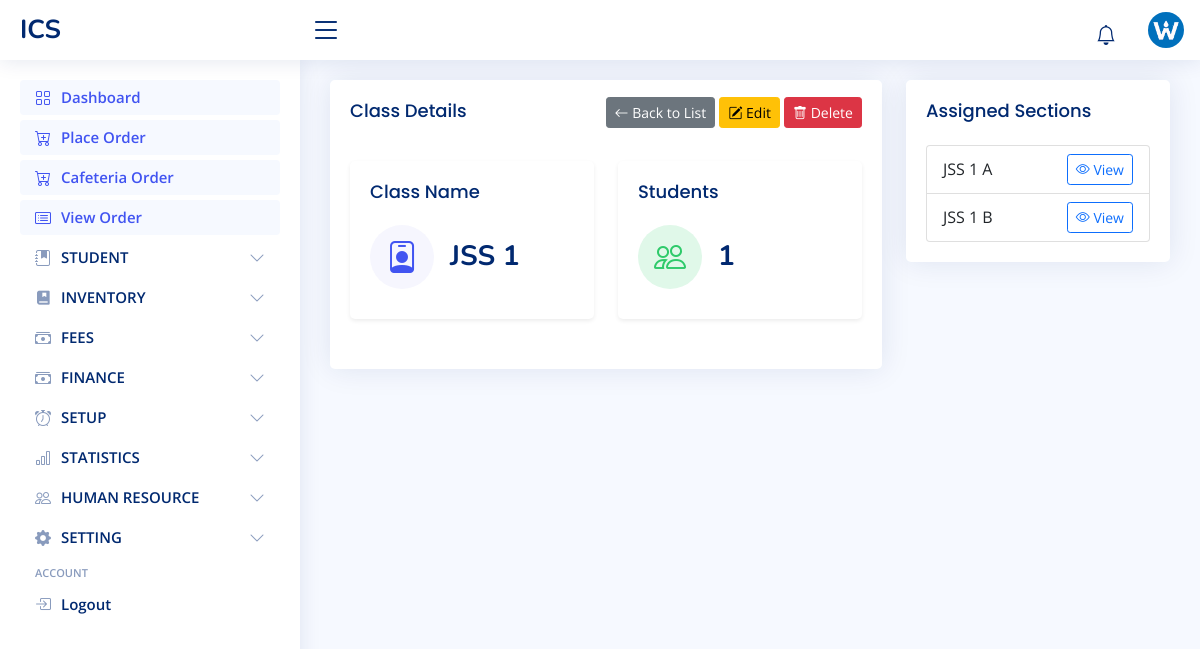
The page /class/2/ (signed in) on the database its author committed.
### admin_site/models.py (models this page shows, shortened)
class SchoolInfoModel(models.Model):
    name = models.CharField(max_length=250)
    short_name = models.CharField(max_length=50)
    logo = models.FileField(upload_to='images/logo', blank=True, null=True)
    mobile = models.CharField(max_length=20)
    email = models.EmailField()
    address = models.CharField(max_length=255)
    def __str__(self):
        return self.short_name.upper()

class ClassesModel(models.Model):
    name = models.CharField(max_length=100, unique=True)
    section = models.ManyToManyField(ClassSectionModel, blank=True)
    created_at = models.DateTimeField(auto_now_add=True, blank=True, null=True)
    updated_at = models.DateTimeField(auto_now=True, blank=True, null=True)
    class Meta:
        constraints = [models.UniqueConstraint(fields=['name'], name='unique_name_class_type_combo')]
    def number_of_students(self):
        StudentModel = apps.get_model('student', 'StudentModel')
        return StudentModel.objects.filter(student_class=self).count()

class ClassSectionModel(models.Model):
    name = models.CharField(max_length=100, unique=True)
    created_at = models.DateTimeField(auto_now_add=True, blank=True, null=True)
    updated_at = models.DateTimeField(auto_now=True, blank=True, null=True)
    class Meta:
        constraints = [models.UniqueConstraint(fields=['name'], name='unique_class_name_type_combo')]
    def __str__(self):
        return self.name.upper()

### admin_site/views.py (the view)
# urls.py: path('class/<int:pk>/', ClassDetailView.as_view(), name='class_detail'),
class ClassDetailView(LoginRequiredMixin, PermissionRequiredMixin, DetailView):
    model = ClassesModel
    permission_required = 'admin_site.view_classesmodel'
    template_name = 'admin_site/class/detail.html'
    context_object_name = "class"
    def get_context_data(self, **kwargs):
        context = super().get_context_data(**kwargs)
        context['form'] = ClassForm()
        context['class_section_list'] = ClassSectionModel.objects.all()
        return context

### admin_site/context_processor.py (called while the page is built)
def school_info(request):
    info = SchoolInfoModel.objects.first()
    return {
        'school_info': info,
    }

### admin_site/templates/admin_site/class/detail.html (shortened to what this page needs)
{% extends 'admin_site/layout.html' %}
{% block 'main' %}
<div class="row">
    <div class="col-xl-8">
        <div class="card">
            <div class="card-body">
                <div class="d-flex justify-content-between align-items-center">
                    <h5 class="card-title">Class Details</h5>
                    <div>
                        <a href="{% url 'class_index' %}" class="btn btn-secondary btn-sm" title="Back to List">
                            <i class="bi bi-arrow-left"></i> Back to List
                        </a>
                        <button type="button" title="Edit Class" class="btn btn-warning btn-sm" data-bs-toggle="modal" data-bs-target="#editClassModal">
                            <i class="bi bi-pencil-square"></i> Edit
                        </button>
                        <a type="button" title="Delete Class" href="{% url 'class_delete' class.id %}" class="btn btn-danger btn-sm">
                            <i class="bi bi-trash"></i> Delete
                        </a>
                    </div>
                </div>
                <div class="row mt-3">
                    <div class="col-md-6">
                        <div class="card info-card sales-card shadow-sm">
                            <div class="card-body">
                                <h5 class="card-title">Class Name</span></h5>
                                <div class="d-flex align-items-center">
                                    <div class="card-icon rounded-circle d-flex align-items-center justify-content-center">
                                        <i class="bi bi-person-badge"></i>
                                    </div>
                                    <div class="ps-3">
                                        <h6>{{ class.name|upper }}</h6>
                                    </div>
                                </div>
                            </div>
                        </div>
                    </div>
                    <div class="col-md-6">
                        <div class="card info-card revenue-card shadow-sm">
                            <div class="card-body">
                                <h5 class="card-title">Students</span></h5>
                                <div class="d-flex align-items-center">
                                    <div class="card-icon rounded-circle d-flex align-items-center justify-content-center">
                                        <i class="bi bi-people"></i>
                                    </div>
                                    <div class="ps-3">
                                        <h6>{{ class.number_of_students }}</h6>
                                    </div>
                                </div>
                            </div>
                        </div>
                    </div>
                </div>
            </div>
        </div>
    </div>
    <div class="col-xl-4">
        <div class="card">
            <div class="card-body">
                <h5 class="card-title">Assigned Sections</h5>
                {% if class.section.all %}
                    <ul class="list-group">
                        {% for section in class.section.all %}
                            <li class="list-group-item d-flex justify-content-between align-items-center">
                                {{ class.name|upper }} {{ section.name|upper }}
                                <a title="View Section Roster" href="{% url 'class_section_info_detail' class.id section.id %}" class="btn btn-outline-primary btn-sm">
                                    <i class="bi bi-eye"></i> View
                                </a>
                            </li>
                        {% endfor %}
                    </ul>
                {% else %}
                    <div class="alert alert-warning text-center">
                        No sections have been assigned to this class.
                    </div>
                {% endif %}
            </div>
        </div>
    </div>
</div>
{% endblock %}

### admin_site/templates/admin_site/layout.html (shortened to what this page needs)
<!DOCTYPE html>
{% load static %}
<html lang="en">
<head>
    <link href="{% static 'admin_site/vendor/bootstrap/css/bootstrap.min.css' %}" rel="stylesheet">
    <link href="{% static 'admin_site/vendor/bootstrap-icons/bootstrap-icons.css' %}" rel="stylesheet">
    <link href="{% static 'admin_site/vendor/boxicons/css/boxicons.min.css' %}" rel="stylesheet">
    <link href="{% static 'admin_site/vendor/quill/quill.snow.css' %}" rel="stylesheet">
    <link href="{% static 'admin_site/vendor/quill/quill.bubble.css' %}" rel="stylesheet">
    <link href="{% static 'admin_site/vendor/remixicon/remixicon.css' %}" rel="stylesheet">
    <link href="{% static 'admin_site/vendor/simple-datatables/style.css' %}" rel="stylesheet">
    <link href="{% static 'admin_site/styles/style.css' %}" rel="stylesheet">
</head>
<body>
<header class="header non-printable fixed-top d-flex align-items-center" id="header">
    <div class="d-flex align-items-center justify-content-between">
        <a class="logo d-flex align-items-center" href="% url 'admin_dashboard' %}">
            <span class="d-none d-lg-block">{{ school_info|upper }}</span>
        </a>
        <i class="bi bi-list toggle-sidebar-btn"></i>
    </div>
    <nav class="header-nav ms-auto">
        <ul class="d-flex align-items-center">
            <li class="nav-item dropdown">
          <a class="nav-link nav-icon" href="#" data-bs-toggle="dropdown">
            <i class="bi bi-bell"></i>
          </a>
        </li>
            <li class="nav-item dropdown pe-3">
                <a class="nav-link nav-profile d-flex align-items-center pe-0" data-bs-toggle="dropdown" href="#">
                    {% if user.is_superuser %}
                    <img alt="Profile" class="rounded-circle" src="{{ school_info.logo.url }}">
                    {% else %}
                    {% if user.profile.staff.image %}
                    <img alt="Profile" class="rounded-circle" src="{{user.profile.staff.image.url}}">
                    {% else %}
                    <img alt="Profile" class="rounded-circle" src="{% static 'admin_site/images/default_image.jpg' %}">
                    {% endif %}
                    {% endif %}
                </a>
            </li>
        </ul>
    </nav>
</header>
<aside class="sidebar non-printable" id="sidebar" style="">
    <ul class="sidebar-nav" id="sidebar-nav">
        <li class="nav-item">
            <a class="nav-link" href="{% url 'admin_dashboard' %}">
                <i class="bi bi-grid"></i>
                <span>Dashboard</span>
            </a>
        </li>
        {% if 'inventory.add_salemodel' in perms  %}
        <li class="nav-item">
            <a class="nav-link" href="{% url 'place_order' %}">
                <i class="bi bi-cart-plus"></i>
                <span>Place Order</span>
            </a>
        </li>
        {% endif %}
        {% if 'inventory.add_salemodel' in perms  %}
        <li class="nav-item">
            <a class="nav-link" href="{% url 'cafeteria_collection_live' %}">
                <i class="bi bi-cart-plus"></i>
                <span>Cafeteria Order</span>
            </a>
        </li>
        {% endif %}
        {% if 'inventory.view_salemodel' in perms  %}
        <li class="nav-item">
            <a class="nav-link" href="{% url 'view_orders' %}">
                <i class="bi bi-card-list"></i>
                <span>View Order</span>
            </a>
        </li>
        {% endif %}
        {% if 'student.add_studentmodel' in perms or 'student.view_studentmodel' in perms  %}
        <li class="nav-item">
            <a class="nav-link collapsed" data-bs-target="#stud" data-bs-toggle="collapse" href="#">
                <i class="bi bi-journal-bookmark-fill"></i><span>STUDENT</span><i
                    class="bi bi-chevron-down ms-auto"></i>
            </a>
        </li>
        {% endif %}
        {% if 'inventory.add_stockinmodel' in perms or 'inventory.view_productmodel' in perms  %}
        <li class="nav-item">
            <a class="nav-link collapsed" data-bs-target="#acad" data-bs-toggle="collapse" href="#">
                <i class="ri-book-mark-fill"></i><span>INVENTORY</span><i class="bi bi-chevron-down ms-auto"></i>
            </a>
        </li>
        {% endif %}
         {% if 'student.add_studentfundingmodel' in perms or 'student.view_studentfundingmodel' in perms or 'student.change_studentfundingmodel' in perms  %}
        <li class="nav-item">
            <a class="nav-link collapsed" data-bs-target="#fees" data-bs-toggle="collapse" href="#">
                <i class="bi bi-cash-stack"></i><span>FEES</span><i class="bi bi-chevron-down ms-auto"></i>
            </a>
        </li>
        {% endif %}
         {% if 'student.add_studentfundingmodel' in perms or 'student.view_studentfundingmodel' in perms or 'student.change_studentfundingmodel' in perms  %}
        <li class="nav-item">
            <a class="nav-link collapsed" data-bs-target="#fee" data-bs-toggle="collapse" href="#">
                <i class="bi bi-cash-stack"></i><span>FINANCE</span><i class="bi bi-chevron-down ms-auto"></i>
            </a>
        </li>
        {% endif %}
        {% if 'admin_site.add_classesmodel' in perms  %}
        <li class="nav-item">
            <a class="nav-link collapsed" data-bs-target="#sb_att" data-bs-toggle="collapse" href="#">
                <i class="bi bi-alarm"></i><span>SETUP</span><i class="bi bi-chevron-down ms-auto"></i>
            </a>
        </li>
        {% endif %}
        {% if 'inventory.change_salemodel' in perms  %}
        <li class="nav-item">
            <a class="nav-link collapsed" data-bs-target="#result" data-bs-toggle="collapse" href="#">
                <i class="bi bi-bar-chart"></i><span>STATISTICS</span><i class="bi bi-chevron-down ms-auto"></i>
            </a>
        </li>
        {% endif %}
        {% if 'human_resource.add_staffmodel' in perms or 'human_resource.view_staffmodel' in perms or 'auth.add_group' in perms %}
        <li class="nav-item">
            <a class="nav-link collapsed" data-bs-target="#hr" data-bs-toggle="collapse" href="#">
                <i class="bi bi-people"></i><span>HUMAN RESOURCE</span><i class="bi bi-chevron-down ms-auto"></i>
            </a>
        </li>
        {% endif %}
        {% if 'admin_site.change_schoolinfomodel' in perms or 'admin_site.change_schoolsettingmodel' in perms  %}
        <li class="nav-item">
            <a class="nav-link collapsed" data-bs-target="#tables-nav" data-bs-toggle="collapse" href="#">
                <i class="bi bi-gear-fill"></i><span>SETTING</span><i class="bi bi-chevron-down ms-auto"></i>
            </a>
        </li>
        {% endif %}
        <li class="nav-heading">Account</li>
        <li class="nav-item">
            <a class="nav-link collapsed" href="% url 'logout' %}">
                <i class="bi bi-box-arrow-in-right"></i>
                <span>Logout</span>
            </a>
        </li>
    </ul>
</aside>
<main class="main" id="main">
    <section class="section dashboard">
        {% block 'main' %} {% endblock %}
    </section>
</main>
</body>
</html>

### admin_site/static/admin_site/styles/style.css (style rules this page uses)
:root { scroll-behavior: smooth; }
body { font-family: "Open Sans", sans-serif; background: #f6f9ff; color: #444444; }
a { color: #4154f1; text-decoration: none; }
h1, h2, h3, h4, h5, h6 { font-family: "Nunito", sans-serif; }
#main { margin-top: 60px; padding: 20px 30px; transition: all 0.3s; }
.card { margin-bottom: 30px; border: none; border-radius: 5px; box-shadow: 0px 0 30px rgba(1, 41, 112, 0.1); }
.card-title { padding: 20px 0 15px 0; font-size: 18px; font-weight: 500; color: #012970; font-family: "Poppins", sans-serif; }
.card-body { padding: 0 20px 20px 20px; }
.logo { line-height: 1; }
@media (min-width: 1200px) { .logo { width: 280px; } }
.logo span { font-size: 26px; font-weight: 700; color: #012970; font-family: "Nunito", sans-serif; }
.header { transition: all 0.5s; z-index: 997; height: 60px; box-shadow: 0px 2px 20px rgba(1, 41, 112, 0.1); background-color: #fff; padding-left: 20px; }
.header .toggle-sidebar-btn { font-size: 32px; padding-left: 10px; cursor: pointer; color: #012970; }
.header-nav ul { list-style: none; }
.header-nav > ul { margin: 0; padding: 0; }
.header-nav .nav-icon { font-size: 20px; color: #012970; }
.header-nav .nav-profile { color: #012970; }
.header-nav .nav-profile img { max-height: 36px; }
.sidebar { position: fixed; top: 60px; left: 0; bottom: 0; width: 300px; z-index: 996; transition: all 0.3s; padding: 20px; overflow-y: auto; scrollbar-width: thin; scrollbar-color: #aab7cf transparent; box-shadow: 0px 0px 20px rgba(1, 41, 112, 0.1); background-color: #fff; }
@media (min-width: 1200px) { #main, #footer { margin-left: 300px; } }
.sidebar-nav { padding: 0; margin: 0; list-style: none; }
.sidebar-nav li { padding: 0; margin: 0; list-style: none; }
.sidebar-nav .nav-item { margin-bottom: 5px; }
.sidebar-nav .nav-heading { font-size: 11px; text-transform: uppercase; color: #899bbd; font-weight: 600; margin: 10px 0 5px 15px; }
.sidebar-nav .nav-link { display: flex; align-items: center; font-size: 15px; font-weight: 600; color: #4154f1; transition: 0.3; background: #f6f9ff; padding: 10px 15px; border-radius: 4px; }
.sidebar-nav .nav-link i { font-size: 16px; margin-right: 10px; color: #4154f1; }
.sidebar-nav .nav-link.collapsed { color: #012970; background: #fff; }
.sidebar-nav .nav-link.collapsed i { color: #899bbd; }
.sidebar-nav .nav-link .bi-chevron-down { margin-right: 0; transition: transform 0.2s ease-in-out; }
.dashboard .info-card { padding-bottom: 10px; }
.dashboard .info-card h6 { font-size: 28px; color: #012970; font-weight: 700; margin: 0; padding: 0; }
.dashboard .card-icon { font-size: 32px; line-height: 0; width: 64px; height: 64px; flex-shrink: 0; flex-grow: 0; }
.dashboard .sales-card .card-icon { color: #4154f1; background: #f6f6fe; }
.dashboard .revenue-card .card-icon { color: #2eca6a; background: #e0f8e9; }

### admin_site/templates/admin_site/layout.html (style rules this page uses)
.nav-link { height:35px }

### rows shown on the page
SchoolInfoModel: short_name "ICS", logo (picture)
ClassesModel: name "JSS 1", number_of_students "1"
ClassSectionModel: name "A"
ClassSectionModel: name "B"
